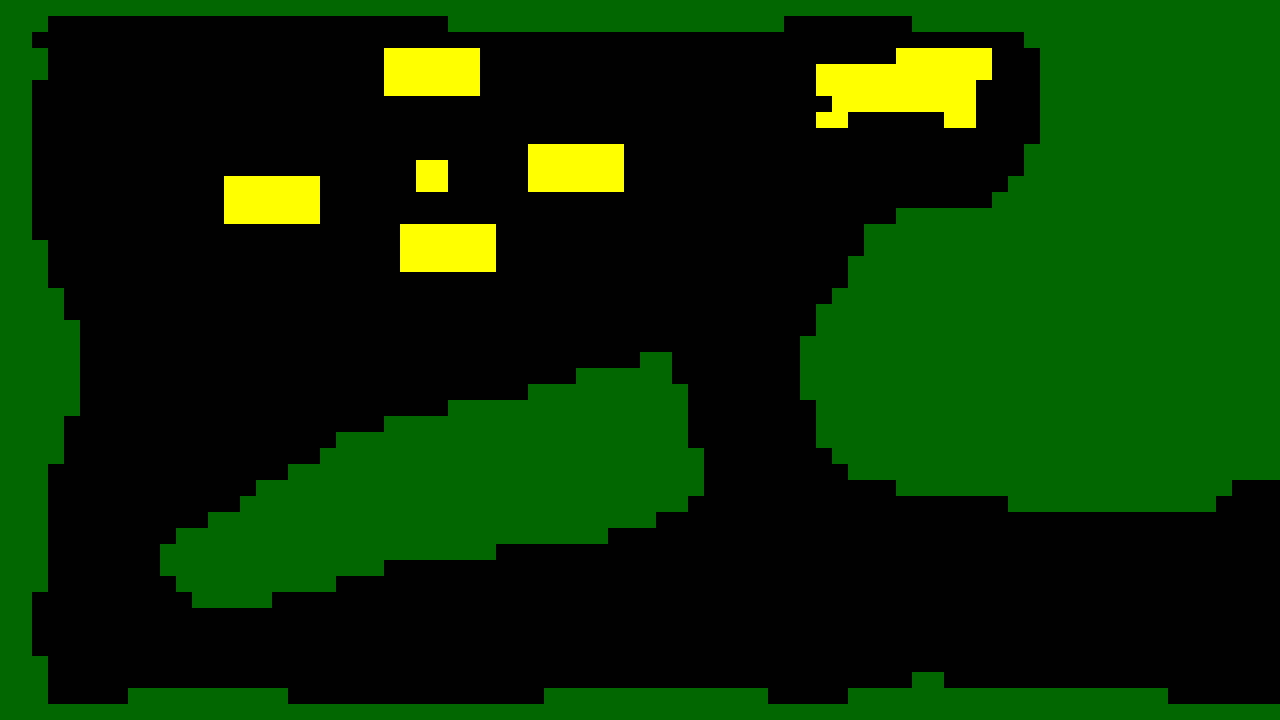

Tiled map render using the project's own tile images. Description and the map definition, with tile-layer contents summarised, below:
An orthogonal 80x45 tile map with 16x16 px tiles, 2 tile layers (Ground, Things), 1 hidden layer not drawn and 7 objects (4x NpcSpawn, PlayerSpawn, Interactive, TextTrigger).

<map version="1.0" orientation="orthogonal" width="80" height="45" tilewidth="16" tileheight="16">
 <tileset firstgid="1" name="ValeTileset" tilewidth="16" tileheight="16">
  <image source="Tilesets/ValeTileset.png" width="128" height="64" />
 </tileset>
 <layer name="Ground" width="80" height="45">
  <data>[3600 cells, 3600 non-empty, 1 distinct tile ids]</data>
 </layer>
 <layer name="Things" width="80" height="45">
  <data>[3600 cells, 1467 non-empty, 2 distinct tile ids]</data>
 </layer>
 <layer name="Collision" width="80" height="45" visible="0">
  <data>[3600 cells, 481 non-empty, 1 distinct tile ids]</data>
 </layer>
 <objectgroup name="Spawns" width="80" height="45">
  <object name="MapStart" type="PlayerSpawn" x="272" y="264" />
  <object name="Chuck" type="NpcSpawn" x="453" y="276" width="31" height="31" />
  <object name="Meredith" type="NpcSpawn" x="631" y="154" width="32" height="32" />
  <object name="Marcus" type="NpcSpawn" x="485" y="47" width="32" height="32" />
  <object name="Gus" type="NpcSpawn" x="1136" y="560" width="32" height="32" />
 </objectgroup>
 <objectgroup name="Interactives" width="80" height="45">
  <object name="Tent" type="Interactive" x="209" y="161" width="125" height="79" />
  <object name="Warning" type="TextTrigger" x="1200" y="512" width="64" height="192">
   <properties>
    <property name="Text" value="Hey! We can't leave until we get packed up! Gather your things." />
   </properties>
  </object>
 </objectgroup>
</map>